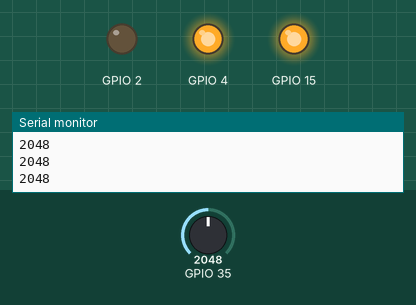
This sketch was run on a simulated ESP32. Shown: output pins drawn as LEDs (lit = HIGH), the last lines printed to the serial monitor. Inputs (shaded band) come from the test bench; at power-on: GPIO 35 = 2048.

Above: at 1.2 s.
1.3 s: GPIO 35 set to 1064
2.8 s: GPIO 35 set to 943
At 4.0 s:
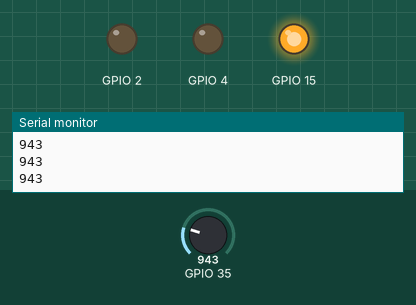
4.3 s: GPIO 35 set to 425
5.8 s: GPIO 35 set to 369
At 6.5 s:
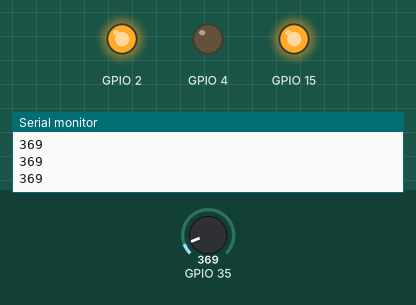
7.3 s: GPIO 35 set to 214
8.8 s: GPIO 35 set to 183
At 10.2 s:
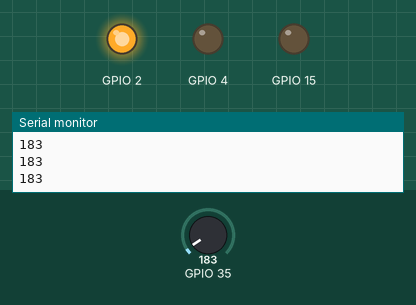
Timing chart, 0 to 11.3 s (numbered marks = the images above; inputs shaded):
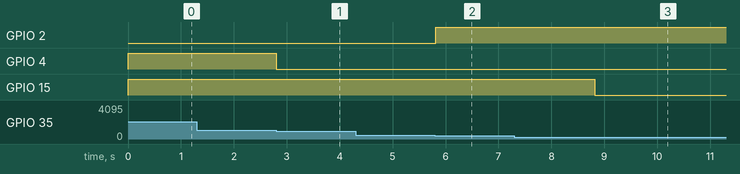

The sketch:

07_2_MQ2_RGB.ino
```cpp
void setup() {
  Serial.begin(115200);
  pinMode(4,OUTPUT); //R
  pinMode(2,OUTPUT); //G
  pinMode(15,OUTPUT); //B
  pinMode(35,INPUT);
}

void loop() {
  int GasValue = analogRead(35);
  Serial.println(GasValue);
  if(GasValue >= 1000){
    analogWrite(15,255);
    analogWrite(2,0);
    analogWrite(4,255);
  }
  else if(GasValue >= 400 && GasValue < 1000){
    analogWrite(15,255);
    analogWrite(2,0);
    analogWrite(4,0);
  }

  else if(GasValue >= 200&& GasValue < 400){
    analogWrite(15,255);
    analogWrite(2,255);
    analogWrite(4,0);
  }

  else if(GasValue >= 0) {
    analogWrite(15,0);
    analogWrite(2,255);
    analogWrite(4,0);
  }
  delay(100);
}
```

Measured:
- the behaviour switches between 1000 and 999 on GPIO 35 (found by bisection; images 0 and 1)
- the behaviour switches between 400 and 399 on GPIO 35 (found by bisection; images 1 and 2)
- the behaviour switches between 200 and 199 on GPIO 35 (found by bisection; images 2 and 3)
- after the input at 2.8 s, GPIO 4: HIGH → LOW at once
- after the input at 5.8 s, GPIO 2: LOW → HIGH at once
- after the input at 8.8 s, GPIO 15: HIGH → LOW at once
